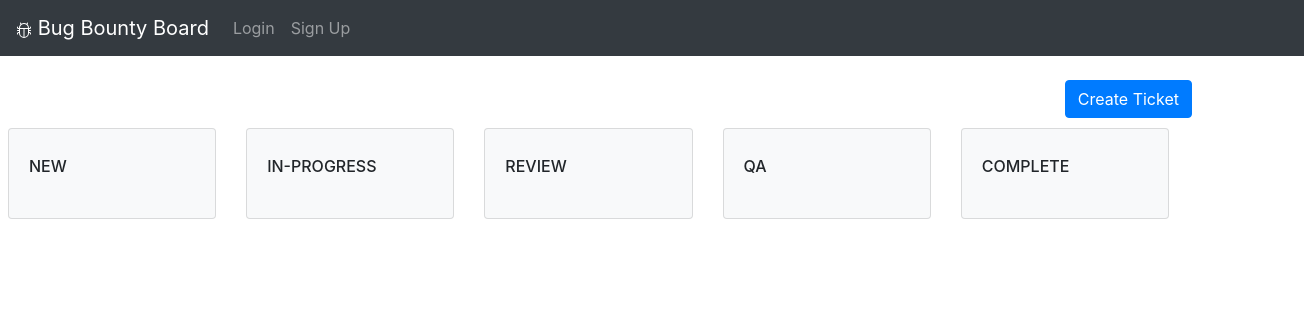
The page /projects/1 on the database as committed earlier.
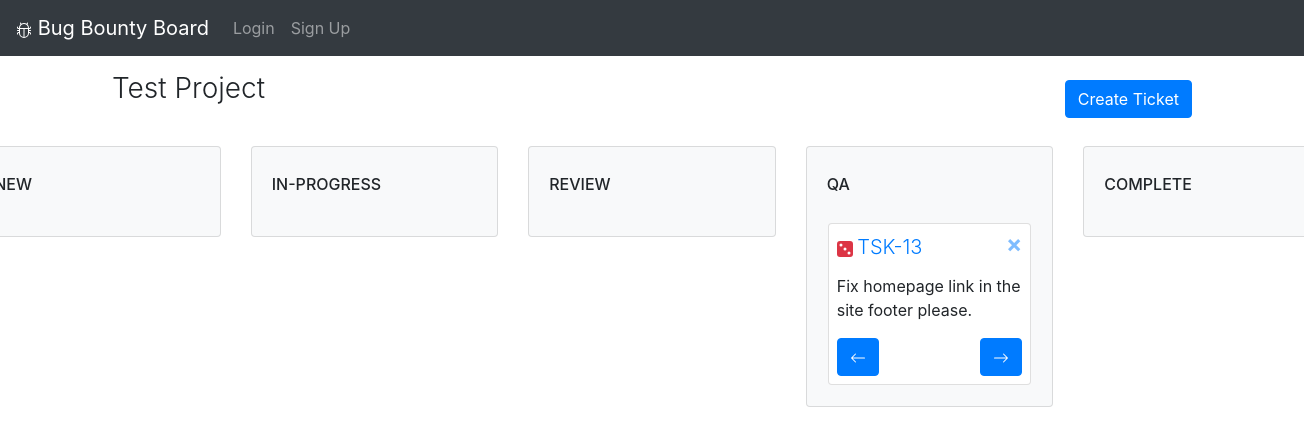
The same page on the database as committed later.
### web_app/models.py (models this page shows)
class Project(db.Model):
    id = db.Column(db.Integer, primary_key=True)
    name = db.Column(db.String(25))
    description = db.Column(db.String(150))
    tickets = db.relationship('Ticket')
    user_id = db.Column(db.Integer, db.ForeignKey('user.id')) # foreign key class lowercase

class Ticket(db.Model):
    id = db.Column(db.Integer, primary_key=True)
    name = db.Column(db.String(25))
    description = db.Column(db.String(250))
    priority = db.Column(db.Integer)
    status = db.Column(db.String(25))
    project_id = db.Column(db.Integer, db.ForeignKey('project.id'))
    comments = db.relationship('Comment')

### web_app/views.py (the view, shortened to what this page needs)
@views.route('/projects/<project_id>', methods=['GET', 'POST'])
def view_project(project_id):
    project = Project.query.get(project_id)
    return render_template("new_projects_view.html", user=current_user, current_project=project)

### web_app/templates/new_projects_view.html (shortened to what the changed rows need)
{% extends "base.html" %} {% block title %}Project View{% endblock %}
{% block content %}
<div class="container-fluid pt-3">
    <h3 class="font-weight-light d-inline-block">{{ current_project.name }}</h3>
    <h1 class="float-right d-inline-block">
        <button type="button" id="create-btn" class="text-right btn btn-primary mb-0" data-toggle="modal" data-target="#exampleModal">
            Create Ticket
        </button>
    </h1>
</div>
<div class="container-fluid pt-3">
    <div class="row flex-row flex-sm-nowrap pt-3 justify-content-center">
        <div class="col-sm-6 col-md-4 col-xl-3">
            <div class="card bg-light">
                <div class="card-body">
                    <h6 class="card-title text-uppercase text-truncate py-2">QA</h6>
                    <div class="items border border-light">
                        {% for ticket in current_project.tickets %}
                        {% if ticket.status == "QA" %}
                            <div class="card mt-2">
                                <div class="card-body p-2">
                                    <div class="card-title">
                                        <a href="/view-ticket/{{ ticket.id }}" class="lead font-weight-light">{{ ticket.name }}</a>
                                        <button type="button" class="close" >
                                            <a href="/delete-ticket/{{ ticket.id }}">
                                                <span aria-hidden="true">&times;</span>
                                            </a>
                                        </button>
                                    </div>
                                    <p>
                                        {{ ticket.description }}
                                    </p>
                                    <a class="btn btn-primary float-right" href="/move-ticket/{{ ticket.id }}/Complete">
                                        <svg xmlns="http://www.w3.org/2000/svg" width="16" height="16" fill="currentColor" class="bi bi-arrow-right" viewBox="0 0 16 16">
                                          <path fill-rule="evenodd" d="M1 8a.5.5 0 0 1 .5-.5h11.793l-3.147-3.146a.5.5 0 0 1 .708-.708l4 4a.5.5 0 0 1 0 .708l-4 4a.5.5 0 0 1-.708-.708L13.293 8.5H1.5A.5.5 0 0 1 1 8z"/>
                                        </svg>
                                    </a>
                                    <a class="btn btn-primary float-left" href="/move-ticket/{{ ticket.id }}/Review">
                                        <svg xmlns="http://www.w3.org/2000/svg" width="16" height="16" fill="currentColor" class="bi bi-arrow-left" viewBox="0 0 16 16">
                                          <path fill-rule="evenodd" d="M15 8a.5.5 0 0 0-.5-.5H2.707l3.147-3.146a.5.5 0 1 0-.708-.708l-4 4a.5.5 0 0 0 0 .708l4 4a.5.5 0 0 0 .708-.708L2.707 8.5H14.5A.5.5 0 0 0 15 8z"/>
                                        </svg>
                                    </a>
                                </div>
                            </div>
                        {% endif %}
                        {% endfor %}
                    </div>
                </div>
            </div>
        </div>
    </div>
</div>
</div>
{% endblock %}

Rows that differ between the two databases and show on the page:
added Project: name "Test Project"
now on this page (row edited): Ticket: priority 3 (drawn), name "TSK-13", description "Fix homepage link in the site footer please."
